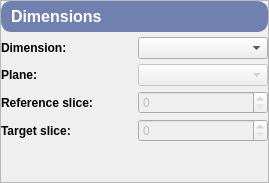
              <widget class="QFrame" name="dimensionsFrame">
               <property name="frameShape">
                <enum>QFrame::StyledPanel</enum>
               </property>
               <property name="frameShadow">
                <enum>QFrame::Raised</enum>
               </property>
               <layout class="QVBoxLayout" name="verticalLayout_3">
                <property name="spacing">
                 <number>5</number>
                </property>
                <property name="leftMargin">
                 <number>0</number>
                </property>
                <property name="topMargin">
                 <number>0</number>
                </property>
                <property name="rightMargin">
                 <number>0</number>
                </property>
                <property name="bottomMargin">
                 <number>0</number>
                </property>
                <item>
                 <widget class="QLabel" name="dimensionsLabel">
                  <property name="font">
                   <font>
                    <pointsize>12</pointsize>
                    <weight>75</weight>
                    <bold>true</bold>
                   </font>
                  </property>
                  <property name="styleSheet">
                   <string notr="true">QLabel{
    qproperty-alignment: AlignCenter;
	border: 1px solid #7081AF;
	border-radius: 10px;
	background-color: #7081AF;
	padding: 5px 5px;
	color: rgb(255, 255, 255);
	max-height: 25px;
}</string>
                  </property>
                  <property name="text">
                   <string>Dimensions</string>
                  </property>
                 </widget>
                </item>
                <item>
                 <layout class="QHBoxLayout" name="dimensionLayout">
                  <item>
                   <widget class="QLabel" name="dimensionLabel">
                    <property name="sizePolicy">
                     <sizepolicy hsizetype="Preferred" vsizetype="Preferred">
                      <horstretch>0</horstretch>
                      <verstretch>0</verstretch>
                     </sizepolicy>
                    </property>
                    <property name="font">
                     <font>
                      <pointsize>9</pointsize>
                      <weight>75</weight>
                      <bold>true</bold>
                     </font>
                    </property>
                    <property name="text">
                     <string>Dimension:</string>
                    </property>
                    <property name="alignment">
                     <set>Qt::AlignLeading|Qt::AlignLeft|Qt::AlignVCenter</set>
                    </property>
                    <property name="buddy">
                     <cstring>dimensionComboBox</cstring>
                    </property>
                   </widget>
                  </item>
                  <item>
                   <spacer name="dimensionSpacer">
                    <property name="orientation">
                     <enum>Qt::Horizontal</enum>
                    </property>
                    <property name="sizeHint" stdset="0">
                     <size>
                      <width>40</width>
                      <height>20</height>
                     </size>
                    </property>
                   </spacer>
                  </item>
                  <item>
                   <widget class="QComboBox" name="dimensionComboBox">
                    <property name="sizePolicy">
                     <sizepolicy hsizetype="Fixed" vsizetype="Fixed">
                      <horstretch>0</horstretch>
                      <verstretch>0</verstretch>
                     </sizepolicy>
                    </property>
                    <property name="minimumSize">
                     <size>
                      <width>130</width>
                      <height>0</height>
                     </size>
                    </property>
                    <property name="maximumSize">
                     <size>
                      <width>130</width>
                      <height>16777215</height>
                     </size>
                    </property>
                   </widget>
                  </item>
                 </layout>
                </item>
                <item>
                 <layout class="QHBoxLayout" name="planeLayout">
                  <item>
                   <widget class="QLabel" name="planeLabel">
                    <property name="sizePolicy">
                     <sizepolicy hsizetype="Preferred" vsizetype="Preferred">
                      <horstretch>0</horstretch>
                      <verstretch>0</verstretch>
                     </sizepolicy>
                    </property>
                    <property name="font">
                     <font>
                      <pointsize>9</pointsize>
                      <weight>75</weight>
                      <bold>true</bold>
                     </font>
                    </property>
                    <property name="text">
                     <string>Plane:</string>
                    </property>
                    <property name="alignment">
                     <set>Qt::AlignLeading|Qt::AlignLeft|Qt::AlignVCenter</set>
                    </property>
                    <property name="buddy">
                     <cstring>planeComboBox</cstring>
                    </property>
                   </widget>
                  </item>
                  <item>
                   <spacer name="planeSpacer">
                    <property name="orientation">
                     <enum>Qt::Horizontal</enum>
                    </property>
                    <property name="sizeHint" stdset="0">
                     <size>
                      <width>40</width>
                      <height>20</height>
                     </size>
                    </property>
                   </spacer>
                  </item>
                  <item>
                   <widget class="QComboBox" name="planeComboBox">
                    <property name="enabled">
                     <bool>false</bool>
                    </property>
                    <property name="sizePolicy">
                     <sizepolicy hsizetype="Fixed" vsizetype="Fixed">
                      <horstretch>0</horstretch>
                      <verstretch>0</verstretch>
                     </sizepolicy>
                    </property>
                    <property name="minimumSize">
                     <size>
                      <width>130</width>
                      <height>0</height>
                     </size>
                    </property>
                    <property name="maximumSize">
                     <size>
                      <width>130</width>
                      <height>16777215</height>
                     </size>
                    </property>
                   </widget>
                  </item>
                 </layout>
                </item>
                <item>
                 <layout class="QHBoxLayout" name="referenceSliceLayout">
                  <item>
                   <widget class="QLabel" name="referenceSliceLabel">
                    <property name="sizePolicy">
                     <sizepolicy hsizetype="Preferred" vsizetype="Preferred">
                      <horstretch>0</horstretch>
                      <verstretch>0</verstretch>
                     </sizepolicy>
                    </property>
                    <property name="font">
                     <font>
                      <pointsize>9</pointsize>
                      <weight>75</weight>
                      <bold>true</bold>
                     </font>
                    </property>
                    <property name="text">
                     <string>Reference slice:</string>
                    </property>
                    <property name="alignment">
                     <set>Qt::AlignLeading|Qt::AlignLeft|Qt::AlignVCenter</set>
                    </property>
                    <property name="buddy">
                     <cstring>referenceSliceSpinBox</cstring>
                    </property>
                   </widget>
                  </item>
                  <item>
                   <spacer name="referenceSliceSpacer">
                    <property name="orientation">
                     <enum>Qt::Horizontal</enum>
                    </property>
                    <property name="sizeHint" stdset="0">
                     <size>
                      <width>40</width>
                      <height>20</height>
                     </size>
                    </property>
                   </spacer>
                  </item>
                  <item>
                   <widget class="QSpinBox" name="referenceSliceSpinBox">
                    <property name="enabled">
                     <bool>false</bool>
                    </property>
                    <property name="sizePolicy">
                     <sizepolicy hsizetype="Fixed" vsizetype="Fixed">
                      <horstretch>0</horstretch>
                      <verstretch>0</verstretch>
                     </sizepolicy>
                    </property>
                    <property name="minimumSize">
                     <size>
                      <width>130</width>
                      <height>0</height>
                     </size>
                    </property>
                    <property name="maximumSize">
                     <size>
                      <width>130</width>
                      <height>16777215</height>
                     </size>
                    </property>
                   </widget>
                  </item>
                 </layout>
                </item>
                <item>
                 <layout class="QHBoxLayout" name="targetSliceLayout">
                  <item>
                   <widget class="QLabel" name="targetSliceLabel">
                    <property name="sizePolicy">
                     <sizepolicy hsizetype="Preferred" vsizetype="Preferred">
                      <horstretch>0</horstretch>
                      <verstretch>0</verstretch>
                     </sizepolicy>
                    </property>
                    <property name="font">
                     <font>
                      <pointsize>9</pointsize>
                      <weight>75</weight>
                      <bold>true</bold>
                     </font>
                    </property>
                    <property name="text">
                     <string>Target slice:</string>
                    </property>
                    <property name="alignment">
                     <set>Qt::AlignLeading|Qt::AlignLeft|Qt::AlignVCenter</set>
                    </property>
                    <property name="buddy">
                     <cstring>targetSliceSpinBox</cstring>
                    </property>
                   </widget>
                  </item>
                  <item>
                   <spacer name="targetSliceSpacer">
                    <property name="orientation">
                     <enum>Qt::Horizontal</enum>
                    </property>
                    <property name="sizeHint" stdset="0">
                     <size>
                      <width>40</width>
                      <height>20</height>
                     </size>
                    </property>
                   </spacer>
                  </item>
                  <item>
                   <widget class="QSpinBox" name="targetSliceSpinBox">
                    <property name="enabled">
                     <bool>false</bool>
                    </property>
                    <property name="sizePolicy">
                     <sizepolicy hsizetype="Fixed" vsizetype="Fixed">
                      <horstretch>0</horstretch>
                      <verstretch>0</verstretch>
                     </sizepolicy>
                    </property>
                    <property name="minimumSize">
                     <size>
                      <width>130</width>
                      <height>0</height>
                     </size>
                    </property>
                    <property name="maximumSize">
                     <size>
                      <width>130</width>
                      <height>16777215</height>
                     </size>
                    </property>
                   </widget>
                  </item>
                 </layout>
                </item>
                <item>
                 <spacer name="dimensionsBottomSpacer">
                  <property name="orientation">
                   <enum>Qt::Vertical</enum>
                  </property>
                  <property name="sizeHint" stdset="0">
                   <size>
                    <width>20</width>
                    <height>40</height>
                   </size>
                  </property>
                 </spacer>
                </item>
               </layout>
              </widget>
